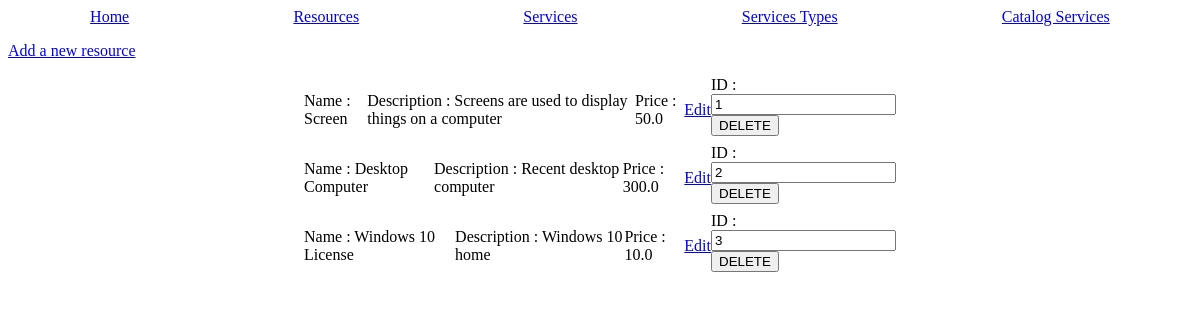
Page /resources on the committed database.
### tables this page shows
CREATE TABLE "resources" (
	"id"	INTEGER,
	"desc"	TEXT NOT NULL,
	"price"	REAL NOT NULL,
	"name"	TEXT NOT NULL,
	PRIMARY KEY("id" AUTOINCREMENT)
);

### main.py (the view, shortened to what this page needs)
@app.route('/resources', methods = ['POST', 'GET'])
def resources():
    data_resources = utils.getRowsFromDb('SELECT * from resources');
    return render_template('resources.html.jinja', data=data_resources);

### utils.py (called while the page is built)
def dictFactory(cursor, row) -> dict:
    d = {};
    for idx, col in enumerate(cursor.description):
        d[col[0]] = row[idx];
    return d;

def connectDb(path : str = 'db/db.db') -> sqlite3.Connection:
    db = None;
    try:
        db = sqlite3.connect(path);
        db.row_factory = dictFactory;
    except Exception as err:
        flash("Can't connect do database " + str(err), 'error');
    return db;

def getRowsFromDb(request : str, values : tuple = None) -> dict:
    elementsFromDb : dict = None
    try:
        db = connectDb();
        cursor = db.cursor();
        if(type(values) is tuple):
            elementsFromDb = cursor.execute(request, values).fetchall();
        else:
            elementsFromDb = cursor.execute(request).fetchall();
        db.close();
    except Exception as err:
        flash("Can't execute SQL request " + str(err), 'error')
    return elementsFromDb;

### templates/resources.html.jinja (shortened to what this page needs)
{% extends "base.html.jinja" %}
{% block content %}
<a href="/add-resource"><p>Add a new resource</p></a>
{% if data %}
    {% for resource in data %}
        <div class="item">
            <div>
                <p>Name : {{ resource['name'] }}</p>
            </div>
            <div>
                <p>Description : {{ resource['desc'] }}</p>
            </div>
            <div>
                <p>Price : {{ resource['price'] }}</p>
            </div>
            <div>
                <a href="resource/{{resource['id']}}"><span>Edit</span></a>
            </div>
            <form action="/resources" method="POST" class="add-form">
                <label for="id">ID :</label>
                <input name="id" readonly value="{{resource['id']}}">
                <input type="submit" name="delete_resource" value="DELETE">
            </form>
        </div>
    {% endfor %}
{% endif %}
{% endblock %}

### static/css/style.css (style rules this page uses)
.item { display: flex; flex-direction: row; width: 50%; margin-left: auto; margin-right: auto; }
.item > div { margin: auto; }
.add-form > * { display: block; }

### rows in the picture
resources: name "Screen", desc "Screens are used to display things on a computer", price "50.0", id "1"
resources: name "Desktop Computer", desc "Recent desktop computer", price "300.0", id "2"
resources: name "Windows 10 License", desc "Windows 10 home", price "10.0", id "3"
